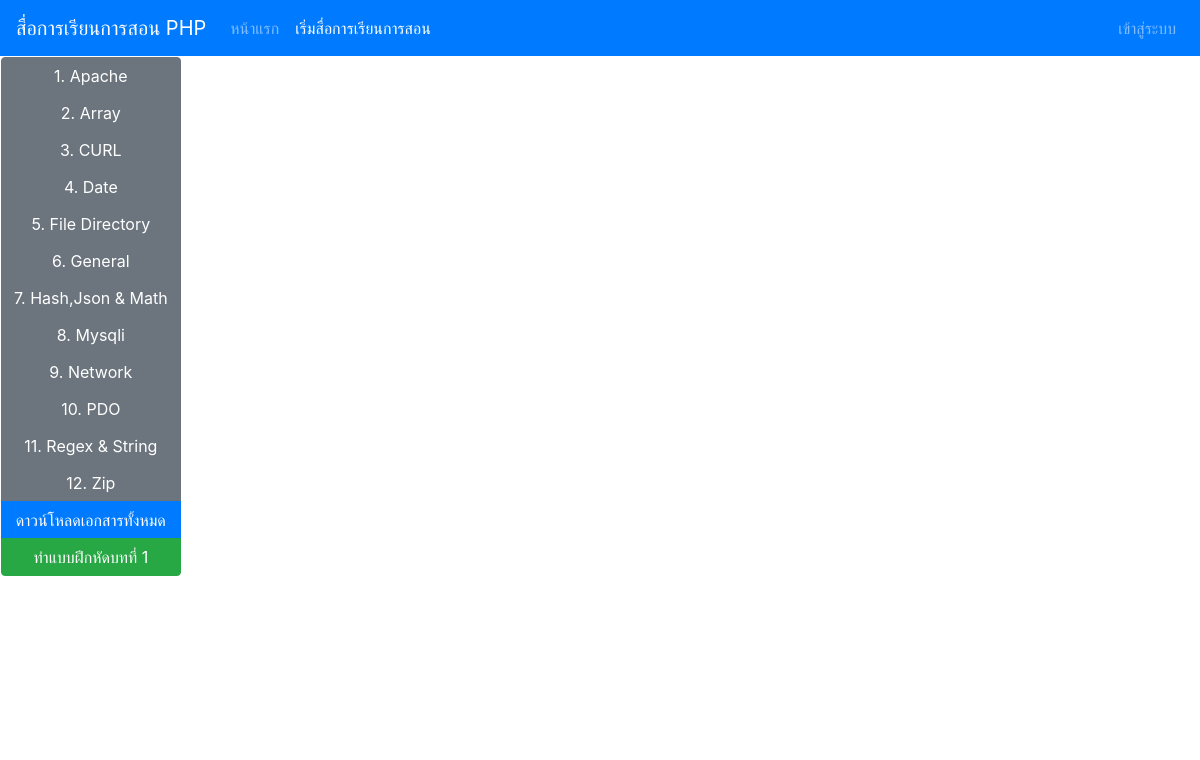
/instrmedia.php, run on the app's committed database.
### tables this page shows
CREATE TABLE `header` (
  `id` int(11) NOT NULL,
  `name` text NOT NULL,
  `filename` text NOT NULL
);

### settings.php (called while the page is built)
<?php
$mysqli = new mysqli('localhost','learnphpme_phpdata','Team1556th','learnphpme_phpdata');
mysqli_set_charset($mysqli, "utf8");
$selectdata = "SELECT * FROM header";
$querydata = $mysqli->query($selectdata);
?>

### instrmedia.php (the view, shortened to what this page needs)
<?php
require 'settings.php';
?>
<!DOCTYPE html>
<html>
<head>
    <link rel="stylesheet" href="https://stackpath.bootstrapcdn.com/bootstrap/4.1.3/css/bootstrap.min.css">
</head>
<body>
    <nav class="navbar navbar-expand-lg navbar-dark bg-primary">
        <a class="navbar-brand" href="#">สื่อการเรียนการสอน PHP</a>
        <div class="collapse navbar-collapse" id="navbarSupportedContent">
            <ul class="navbar-nav mr-auto">
                <li class="nav-item">
                    <a class="nav-link" href="index.php">หน้าแรก <span class="sr-only">(current)</span></a>
                </li>
                <li class="nav-item active">
                    <a class="nav-link" href="">เริ่มสื่อการเรียนการสอน</a>
                </li>
            </ul>
            <ul class="nav navbar-nav navbar-right">
                    <?php
                    if (isset($_SESSION["userid"])) {
                    $sql = "SELECT * FROM user WHERE userid='$_SESSION[userid]'";
                    $get = mysqli_query($mysqli, $sql);
                    $loot = $get->fetch_assoc();
                    ?>
                    <li class="nav-item dropdown">
                        <a class="nav-link dropdown-toggle" href="#" id="navbarDropdown" role="button" data-toggle="dropdown" aria-haspopup="true" aria-expanded="false">
                        <?php echo $loot["email"]; ?>
                        </a>
                        <div class="dropdown-menu dropdown-menu-right" aria-labelledby="navbarDropdown">
                        <?php
                        if ($loot["haveadmin"] == 1) {
                        ?>
                        <a class="dropdown-item" href="admin.php">หน้าแอดมิน</a>
                        <?php
                        }
                        ?>
                            <a class="dropdown-item" href="showmyexe.php">หน้าแสดงคะแนนแบบฝึกหัด</a>
                            <div class="dropdown-divider"></div>
                            <a class="dropdown-item" href="logout.php">ออกจากระบบ</a>
                        </div>
                    </li>
                    <?php
                    } else {
                    ?>
                    <li class="nav-item">
                        <a class="nav-link" href="login.php">เข้าสู่ระบบ</a>
                    </li>
                    <?php
                    }
                    ?>
            </ul>
        </div>
    </nav>
    <table width="100%" height="85%">
    <tr>
    <td width="10%" valign="top">
    <div class="btn-group-vertical">
    <?php
    $b = 1;
    while($objResult = mysqli_fetch_array($querydata))
    {
    ?>
    <button type="button" class="btn btn-secondary" onclick="setURL('file/<?php echo $objResult['filename'] ?>#toolbar=0');changeexe('exe.php?c=<?php echo $objResult['id'] ?>');changeexebutton('ทำแบบฝึกหัดบทที่ <?php echo $objResult['id'] ?>');"><?php echo $b ?>. <?php echo $objResult['name'] ?></button>
    <?php
    $b++;
    }
    ?>
    <a class="btn btn-primary btn-block" href="file/phpinstrpdffile.pdf" target="_blank">ดาวน์โหลดเอกสารทั้งหมด</a>
    <a class="btn btn-success btn-block" href="exe.php?c=1" target="_blank" id="exe">ทำแบบฝึกหัดบทที่ 1</a>
    </div>
    </td>
    <td>
    <iframe src="file/Apache.pdf#toolbar=0" width="100%" style="height: 100%; border: none" id="iframefile"></iframe>
    </td>
    </tr>
    </table>
</body>
</html>

### instrmedia.php (style rules this page uses)
html, body { height: 100%; }

### data on the page
header: name "Apache"
header: name "Array"
header: name "CURL"
header: name "Date"
header: name "File Directory"
header: name "General"
header: name "Hash,Json & Math"
header: name "Mysqli"
header: name "Network"
header: name "PDO"
header: name "Regex & String"
header: name "Zip"
